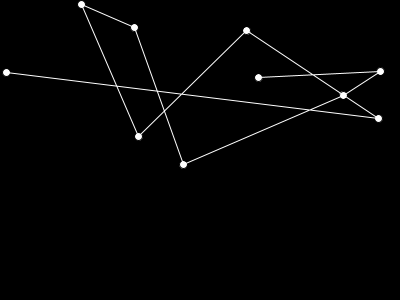
Frame 1 (no input)
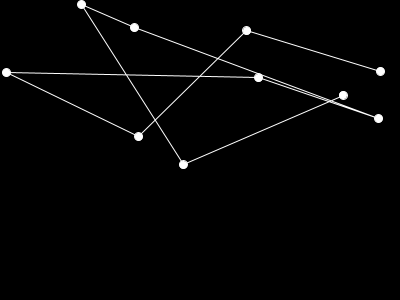
Frame 60 (the mouse pressed at the canvas centre just before this capture)
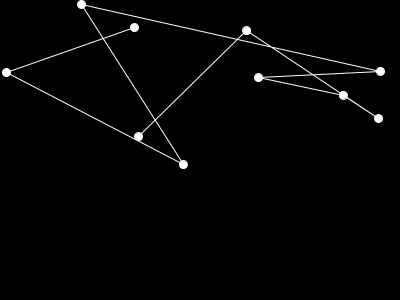
Frame 120 (the mouse held since frame 60 and released just before this capture)

The Processing sketch that drew these frames (run headless with seeded random() and noise(); from frame 60 on, the mouse is pressed at the canvas centre):

// Processing sketch: Traveling_Salesperson__1
// ── Traveling_Salesperson__1.pde
PVector[] cities;
int totalCities = 10;

float recordDistance;
PVector[] bestEver;

void setup() {
  size(400, 300);
  cities = new PVector[totalCities];
  bestEver = new PVector[totalCities];
  for(int i = 0; i<totalCities;i++){ 
    PVector v = new PVector(random(width), random(height));
    cities[i] = v;
  }
  
  float d = calcDistance(cities);
  recordDistance = d;
  arrayCopy(cities, bestEver);
}

void draw() {
  background(0);
  fill(255);
  for(int i=0;i<cities.length;i++){
    ellipse(cities[i].x, cities[i].y, 8, 8);
  }
  
  stroke(255);
  strokeWeight(1);
  noFill();
  beginShape();
  for(int i=0;i<cities.length;i++){
    vertex(cities[i].x, cities[i].y);
  }
  endShape();
  
  int i = floor(random(cities.length));
  int j = floor(random(cities.length));
  swap(cities, i, j);
  
  float d = calcDistance(cities);
  if (d < recordDistance) {
    recordDistance = d;
    arrayCopy(cities, bestEver);
  }
}

void swap(PVector[] a, int i, int j){
  PVector temp = a[i];
  a[i] = a[j];
  a[j] = temp;
}

float calcDistance(PVector[] points){
  float sum = 0;
  for(int i=0;i<points.length - 1; i++){
    float d = dist(points[i].x, points[i].y, points[i + 1].x, points[i + 1].y);
    sum += d;
  }
  
  return sum;
}
